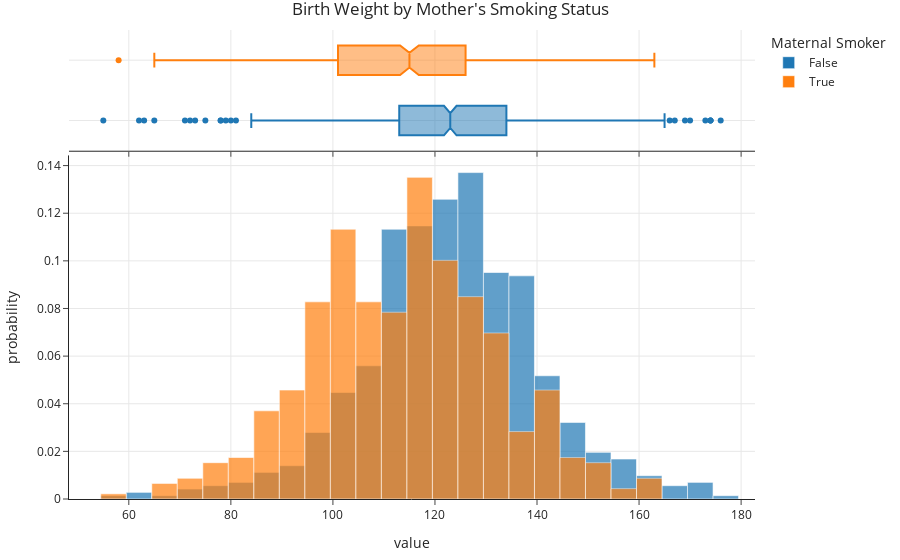

Notebook code cell kept with this figure:
### Markdown cell above
### Choosing a test statistic

We need a test statistic that can measure **how different** two numerical distributions are.

### Code cell
fig = px.histogram(baby, color='Maternal Smoker', histnorm='probability', marginal='box', 
                   title="Birth Weight by Mother's Smoking Status", barmode='overlay', opacity=0.7)
fig

### Figure 1 — Plotly figure (JSON) as saved in the notebook; plotly's stock layout.template omitted (floating-point values rounded to 4 significant figures; data arrays with more than 128 entries replaced by an {"elided": "..."} marker saying what was removed)
{"data": [{"alignmentgroup": "True", "bingroup": "x", "histnorm": "probability", "hovertemplate": "Maternal Smoker=False<br>value=%{x}<br>probability=%{y}<extra></extra>", "legendgroup": "False", "marker": {"color": "#1F77B4", "opacity": 0.7, "pattern": {"shape": ""}}, "name": "False", "offsetgroup": "False", "orientation": "v", "showlegend": true, "type": "histogram", "x": {"elided": "715 int values"}, "xaxis": "x", "yaxis": "y"}, {"alignmentgroup": "True", "hovertemplate": "Maternal Smoker=False<br>value=%{x}<extra></extra>", "legendgroup": "False", "marker": {"color": "#1F77B4"}, "name": "False", "notched": true, "offsetgroup": "False", "showlegend": false, "type": "box", "x": {"elided": "715 int values"}, "xaxis": "x2", "yaxis": "y2"}, {"alignmentgroup": "True", "bingroup": "x", "histnorm": "probability", "hovertemplate": "Maternal Smoker=True<br>value=%{x}<br>probability=%{y}<extra></extra>", "legendgroup": "True", "marker": {"color": "#FF7F0E", "opacity": 0.7, "pattern": {"shape": ""}}, "name": "True", "offsetgroup": "True", "orientation": "v", "showlegend": true, "type": "histogram", "x": {"elided": "459 int values"}, "xaxis": "x", "yaxis": "y"}, {"alignmentgroup": "True", "hovertemplate": "Maternal Smoker=True<br>value=%{x}<extra></extra>", "legendgroup": "True", "marker": {"color": "#FF7F0E"}, "name": "True", "notched": true, "offsetgroup": "True", "showlegend": false, "type": "box", "x": {"elided": "459 int values"}, "xaxis": "x2", "yaxis": "y2"}], "layout": {"barmode": "overlay", "legend": {"title": {"text": "Maternal Smoker"}, "tracegroupgap": 0}, "title": {"text": "Birth Weight by Mother's Smoking Status"}, "xaxis": {"anchor": "y", "domain": [0, 1], "title": {"text": "value"}}, "xaxis2": {"anchor": "y2", "domain": [0, 1], "matches": "x", "showticklabels": false}, "yaxis": {"anchor": "x", "domain": [0, 0.7326], "title": {"text": "probability"}}, "yaxis2": {"anchor": "x2", "domain": [0.7426, 1], "matches": "y2", "showline": false, "showticklabels": false, "ticks": ""}}}
